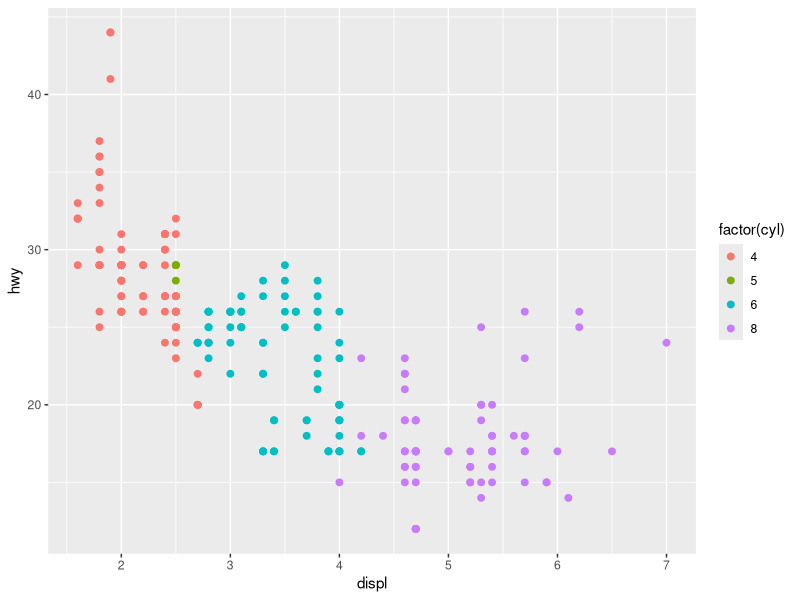
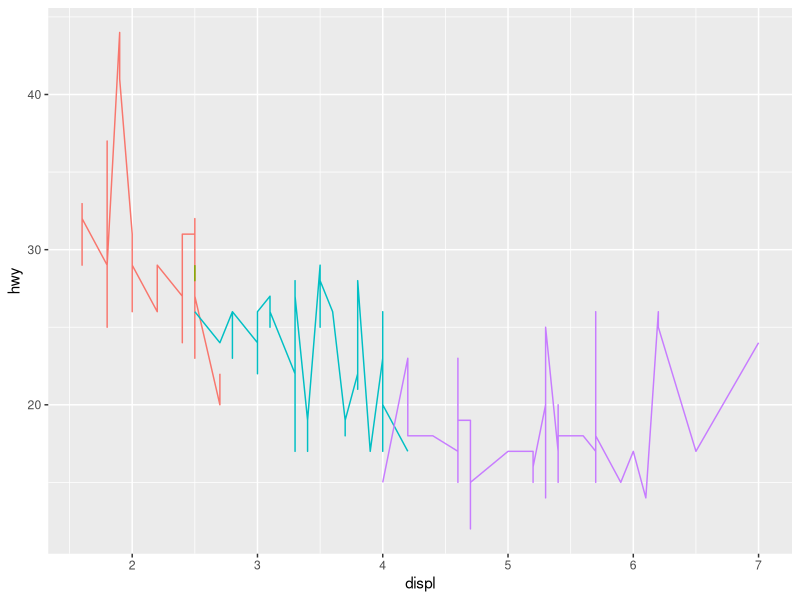
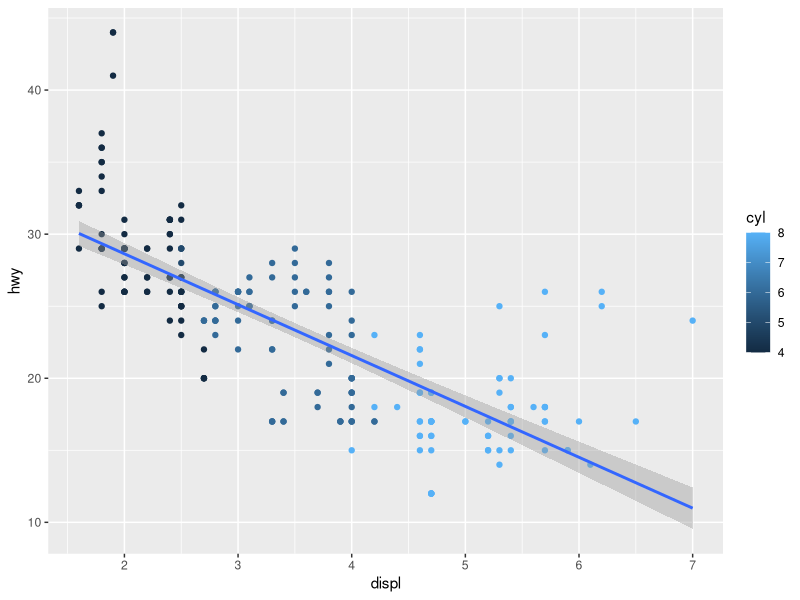
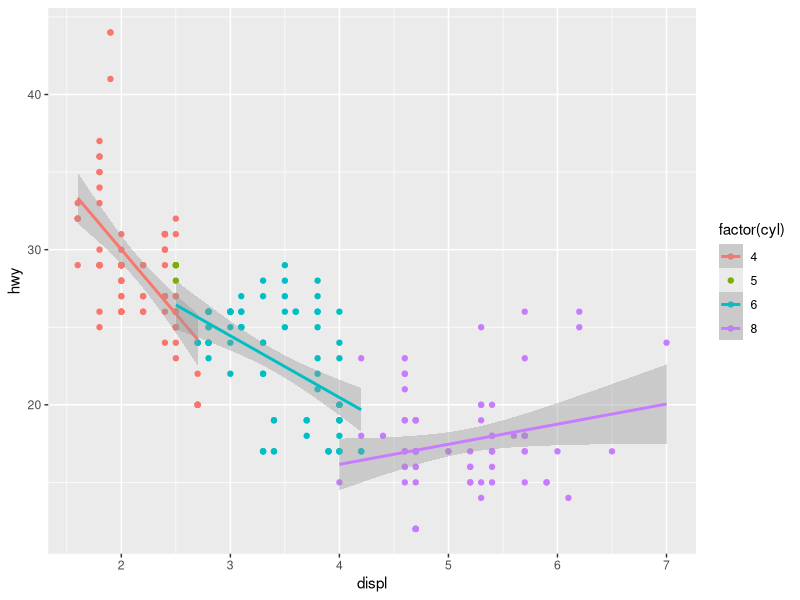
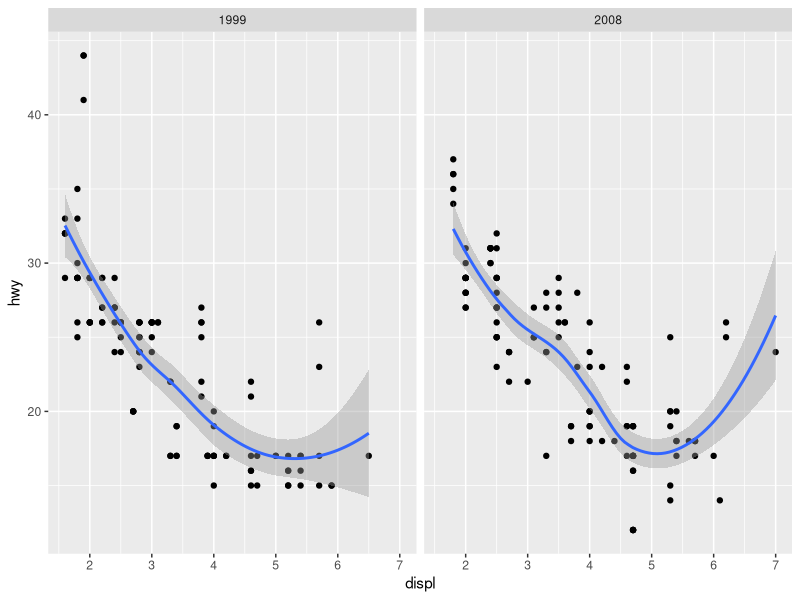
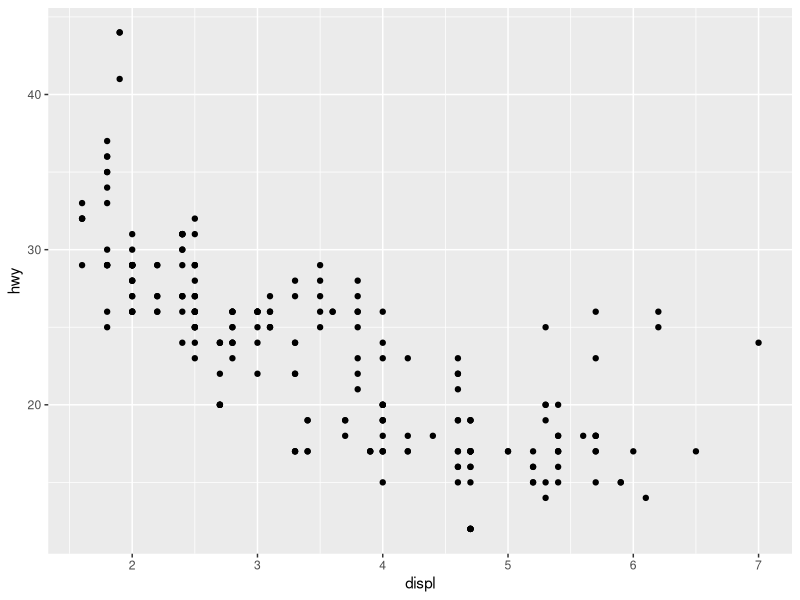
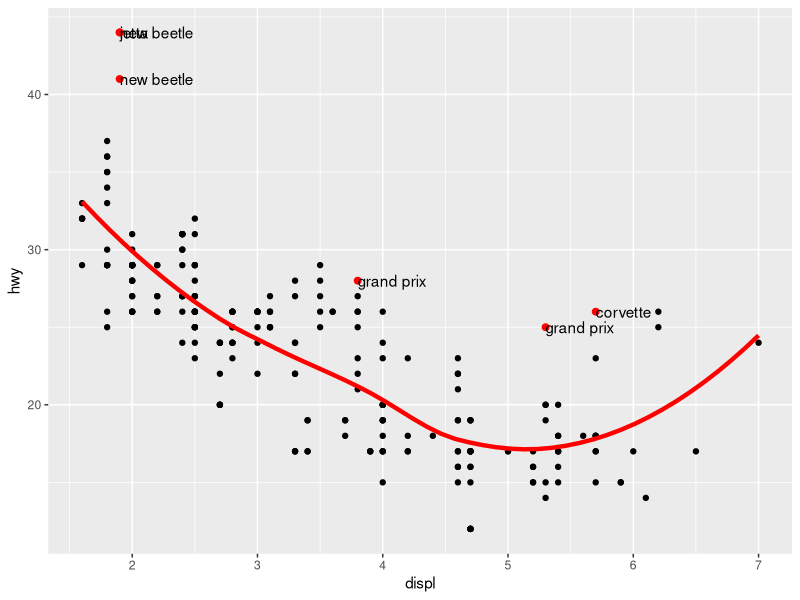
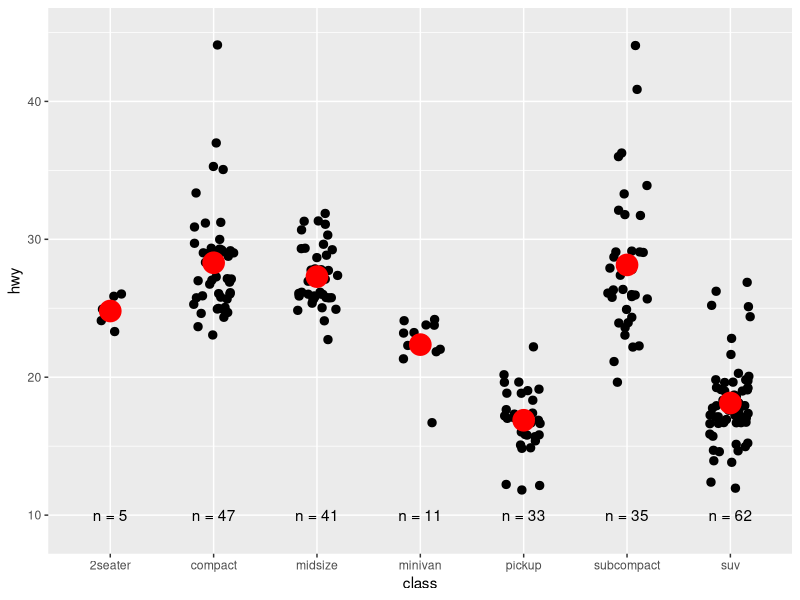

Reproduce these figures in R, in order.
#Chapter 10: Mastering the Grammar
library(tidyverse)
library(dplyr)
library(ggplot2)

#Building a Scatterplot
ggplot(data = mpg, aes(x = displ, y = hwy, colour = factor(cyl))) +
  geom_point(size = 2)

new_df <- data.frame(x = c(1.8, 1.8, 2.0, 2.0, 2.8, 2.8, 3.1, 1.8),
                     y = c(29, 29, 31, 30, 26, 26, 27, 26),
                     colour = c(4, 4, 4, 4, 6, 6, 6, 4))
ggplot(data = mpg, aes(x = displ, y = hwy, colour = factor(cyl))) +
  geom_line() +
  theme(legend.position = "none")


#Overlaying multiple geoms
ggplot(data = mpg, aes(x = displ, y = hwy, colour = cyl)) +
  geom_point() +
  geom_smooth(method = "lm")

#Note the effect of factor
ggplot(data = mpg, aes(x = displ, y = hwy, colour = factor(cyl))) +
  geom_point() +
  geom_smooth(method = "lm")


#10.3 Adding complexity

ggplot(data = mpg, aes(x = displ, y = hwy)) +
  geom_point() +
  geom_smooth() +
  facet_wrap(~year)

#11 Build a plot layer by layer
#Each layer can come from a different dataset and have a different aesthetic
#mapping, making it possible to create sophisticated plots that display data
#from multiple sources
p <- ggplot(data = mpg, aes(x = displ, y = hwy))

#Addign a layer
p +geom_point()

data(mpg)
mod <- loess(hwy ~ displ, data = mpg)
grid <- tibble(seq(from = min(mpg$displ), to = max(mpg$displ), length.out = 50))
names(grid) <- c("displ")
grid$hwy <- predict(mod, newdata = grid)


mpg$std_resid <- resid(mod)/mod$s
outlier <- mpg %>%
  subset(abs(std_resid) > 2)

p + geom_point() +
  geom_line(data = grid, colour = "red", size = 1.5) +
  geom_point(data = outlier, aes(x = displ, y = hwy), size = 2, colour = "red") +
  geom_text(data = outlier, aes(label = model), hjust = "left")
#Note: do not pass size and color into aes() mapping


class <- mpg %>%
  group_by(class) %>%
  summarise(n = n(), hwy = mean(hwy))


#Exercise 11.3.1.2
ggplot(data = class, aes(x = class, y = hwy)) +
  geom_jitter(data = mpg, aes(x = class, y = hwy), width = 0.2, size = 2.5) +
  geom_point(data = class, aes(x = class, y = hwy), colour = "red", size = 7) +
  geom_text(y = 10, aes(label = paste0("n = ", n))) +
  ylim(9,45)
  
#Aesthetic Mappings
ggplot(data = mpg, aes(x = displ, y = hwy, colour = class)) +
  geom_point() +
  geom_smooth(method = "lm", se = FALSE) +
  theme(legend.position = "none")


ggplot(data = mpg, aes(x = displ, y = hwy)) +
  geom_point(aes(colour = class)) +
  geom_smooth(method = "lm", se = FALSE) +
  theme(legend.position = "none")


#Setting colour within and outside the aes
ggplot(data = mpg, aes(x = cty, y = hwy)) +
  geom_point(colour = "darkblue")

#vs
ggplot(data = mpg, aes(x = cty, y = hwy)) +
  geom_point(aes(colour = "darkblue")) +
  theme(legend.position = "none")
  
#You can fix this with scale_colour_identity
ggplot(data = mpg, aes(x = cty, y = hwy)) +
  geom_point(aes(colour = "darkblue")) +
  theme(legend.position = "none") + 
  scale_color_identity()

ggplot(data = mpg, aes(x = displ, y = hwy)) +
  geom_point() +
  geom_smooth(aes(colour = "loess"), method = "loess", se = FALSE) +
  geom_smooth(aes(colour = "lm"), method = lm, se = FALSE)


#11.5 Geoms
# - Graphical Primitives 
#geom_point():points
#geom_path(): paths
#geom_ribbon(): ribbons
#geom_segment():a line segment
#geom_rect(): rectangles
#geom_polygon(): fillled polygons
#geom_text(): text


# - One variable
##Discrete: geom_bar() - display distribution of discrete variable
##Continuous: geom_histogram()
#geom_density()
#geom_dotplot()
#geom_freqpoly()


# - Two variables
## Both continuous
#geom_point(): scatterplot
#geom_quantile(): smoothed quantile regression
#geom_rug(): marginal rug plots
#geom_smooth(): smoothed line of best fit
#geom_text(): text labels

#Show distribution
#geom_bin2d(): bin into rectangles and count
ggplot(data = mpg, aes(x = displ, y = hwy)) +
  geom_bin2d()

#geom_density2d(): smoothed 2d density estimate
ggplot(data = mpg, aes(x = displ, y = hwy)) +
  geom_density_2d()

#geom_hex()
ggplot(data = mpg, aes(x = displ, y = hwy)) +
  geom_hex()

#Atleast one discrete
#geom_count(): count number of point at distinct locations
ggplot(data = mpg, aes(x = class, y = hwy)) +
  geom_count()
#geom_jitter(): randomly jitter overlapping points
ggplot(data = mpg, aes(x = class, y = hwy)) +
  geom_jitter(width = 0.25)


#One continuous, one discrete
#geom_bar(stat = "identity")
ggplot(data = mpg, aes(x = class, y = hwy)) +
  geom_bar(stat = "identity")

#geom_boxplot
ggplot(data = mpg, aes(x = class, y = hwy)) +
  geom_boxplot()

#geom_violin
ggplot(data = mpg, aes(x = class, y = hwy)) +
  geom_violin()

#One time, one continuous
#geom_area(): area plot
#geom_line(): line plot
#geom_step(): step plot

#Display uncertainty
range_mpg <- mpg %>%
  group_by(class) %>%
  summarise(minimum = min(hwy), maximum = max(hwy), average = mean(hwy))

#geom_crossbar
ggplot(data = range_mpg, aes(x = class, y = average, colour = class)) +
  geom_crossbar(aes(ymin = minimum, ymax = maximum))

#geom_errorbar
ggplot(data = range_mpg, aes(x = class, y = average, colour = class)) +
  geom_errorbar(aes(ymin = minimum, ymax = maximum)) +
  theme(legend.position = "none")

#geom_linerange()
ggplot(data = range_mpg, aes(x = class, y = average, colour = class)) +
  geom_linerange(aes(ymin = minimum, ymax = maximum)) +
  theme(legend.position = "none")

#geom_pointrange()
ggplot(data = range_mpg, aes(x = class, y = average, colour = class)) +
  geom_pointrange(aes(ymin = minimum, ymax = maximum)) +
  theme(legend.position = "none")

#11.6 Stats
#stat_ecdf(): compute an empirical cumulative distribution plot
#stat_function(): compute y values from a function of x values
#stat_summary(): summarise y values at distinct x values
#stat summary 2d(), stat_summary_hex(): summarise binned values
#stat_qq(): perform calculations for a quantile-quantile plot
#stat_spoke(): convert angle and radius to position
#stat_unique(): remove duplicated rows
ggplot(data = mpg, aes(x = class, y = cty)) +
  geom_point() +
  geom_point(stat = "summary", fun = "median", colour = "red", size = 6)


##11.6.1 Generated variables
ggplot(data = diamonds, aes(price)) +
  geom_histogram(binwidth = 500)

ggplot(data = diamonds, aes(price)) +
  geom_histogram(aes(y = after_stat(density)), binwidth = 500)

#Its BETTER to compare distribution of multiple groups that have different sizes.
#Because this way, we standardise each group to take the same area

#Do NOT compare using this
ggplot(data = diamonds, aes(x = price, colour = cut)) +
  geom_freqpoly(binwidth = 500)

#BUT DO THIS:
ggplot(data = diamonds, aes(x = price, colour = cut)) +
  geom_freqpoly(aes(y = after_stat(density)), binwidth = 500)

#The results are pretty surprising as low quality diamonds seem to be more expensive on average
